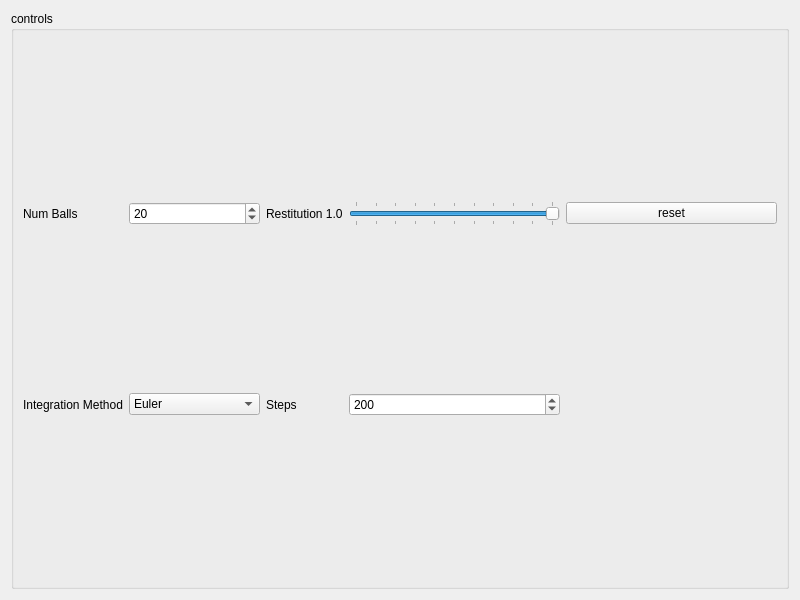
<?xml version="1.0" encoding="UTF-8"?>
<ui version="4.0">
 <class>MainWidget</class>
 <widget class="QWidget" name="MainWidget">
  <property name="geometry">
   <rect>
    <x>0</x>
    <y>0</y>
    <width>800</width>
    <height>600</height>
   </rect>
  </property>
  <property name="windowTitle">
   <string>MainWindow</string>
  </property>
  <layout class="QVBoxLayout" name="main_vert_layout">
   <item>
    <widget class="QGroupBox" name="groupBox">
     <property name="title">
      <string>controls</string>
     </property>
     <layout class="QGridLayout" name="gridLayout">
      <item row="0" column="0">
       <widget class="QLabel" name="label_3">
        <property name="text">
         <string>Num Balls</string>
        </property>
       </widget>
      </item>
      <item row="1" column="1">
       <widget class="QComboBox" name="integration_method">
        <item>
         <property name="text">
          <string>Euler</string>
         </property>
        </item>
        <item>
         <property name="text">
          <string>Semi Implicit Euler</string>
         </property>
        </item>
        <item>
         <property name="text">
          <string>RK4</string>
         </property>
        </item>
        <item>
         <property name="text">
          <string>Verlet</string>
         </property>
        </item>
       </widget>
      </item>
      <item row="0" column="6">
       <widget class="QPushButton" name="reset">
        <property name="text">
         <string>reset</string>
        </property>
       </widget>
      </item>
      <item row="1" column="3">
       <widget class="QLabel" name="label">
        <property name="text">
         <string>Steps</string>
        </property>
       </widget>
      </item>
      <item row="1" column="0">
       <widget class="QLabel" name="label_2">
        <property name="text">
         <string>Integration Method</string>
        </property>
       </widget>
      </item>
      <item row="1" column="5">
       <widget class="QSpinBox" name="num_steps">
        <property name="minimum">
         <number>1</number>
        </property>
        <property name="maximum">
         <number>1000</number>
        </property>
        <property name="value">
         <number>200</number>
        </property>
       </widget>
      </item>
      <item row="1" column="6">
       <spacer name="horizontalSpacer">
        <property name="orientation">
         <enum>Qt::Orientation::Horizontal</enum>
        </property>
        <property name="sizeHint" stdset="0">
         <size>
          <width>40</width>
          <height>20</height>
         </size>
        </property>
       </spacer>
      </item>
      <item row="0" column="5">
       <widget class="QSlider" name="restitution_slider">
        <property name="maximum">
         <number>100</number>
        </property>
        <property name="sliderPosition">
         <number>100</number>
        </property>
        <property name="orientation">
         <enum>Qt::Orientation::Horizontal</enum>
        </property>
        <property name="tickPosition">
         <enum>QSlider::TickPosition::TicksBothSides</enum>
        </property>
       </widget>
      </item>
      <item row="0" column="3">
       <widget class="QLabel" name="restitution_label">
        <property name="text">
         <string>Restitution 1.0</string>
        </property>
       </widget>
      </item>
      <item row="0" column="1">
       <widget class="QSpinBox" name="num_balls">
        <property name="minimum">
         <number>2</number>
        </property>
        <property name="maximum">
         <number>200</number>
        </property>
        <property name="value">
         <number>20</number>
        </property>
       </widget>
      </item>
     </layout>
    </widget>
   </item>
  </layout>
 </widget>
 <resources/>
 <connections/>
</ui>
